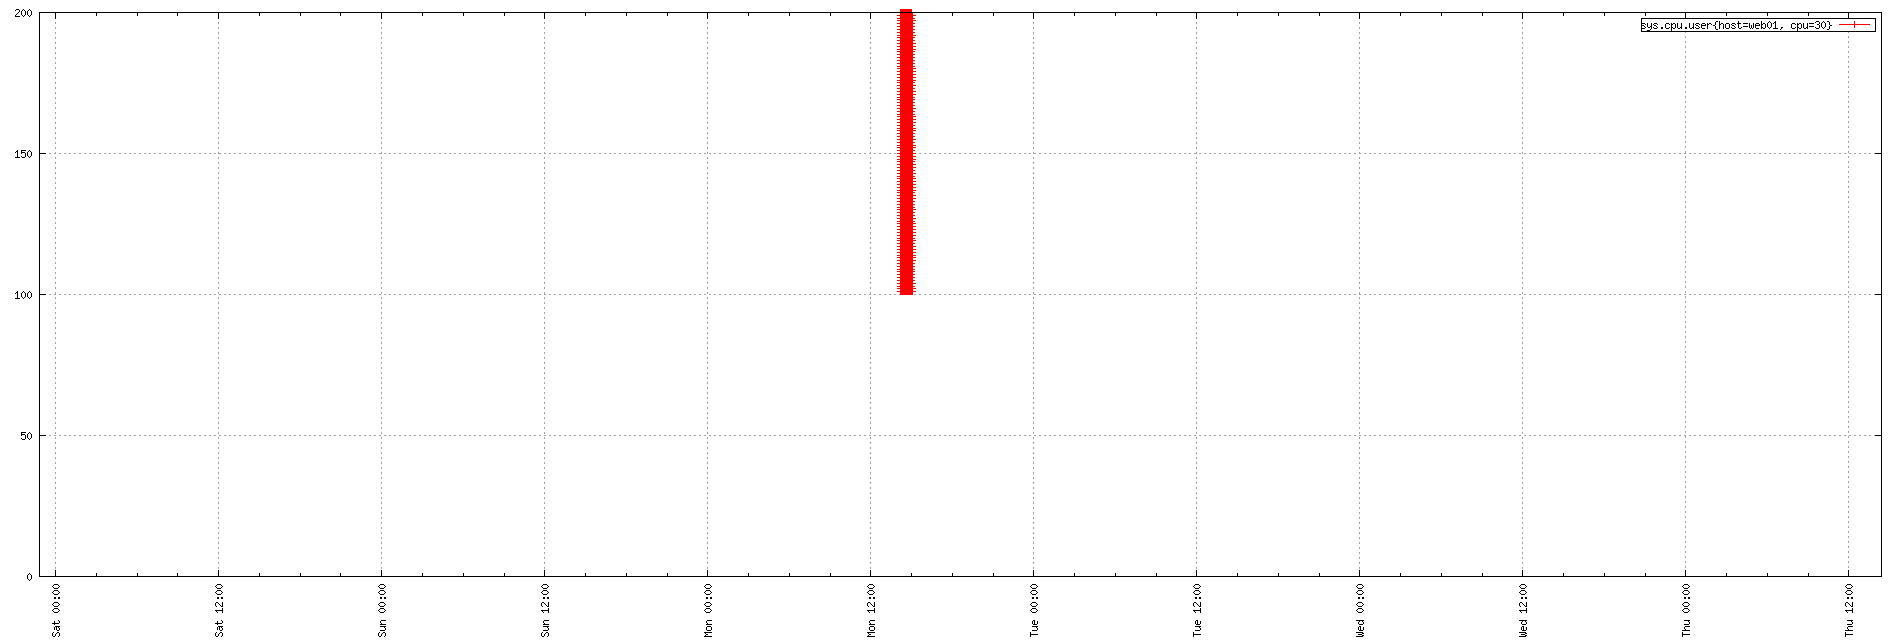

This figure's gnuplot source:
set term png small size 1900,644
set xdata time
set timefmt "%s"
if (GPVAL_VERSION < 4.6) set xtics rotate; else set xtics rotate right
set output "${TMPDIR-'tmp'}/tsd/8e633198.png"
set xrange ["1673650109":"1674138231"]
set format x "%a %H:%M"
set grid
set style data linespoint
set key right box
set yrange [0:]
plot  "${TMPDIR-'tmp'}/tsd/8e633198_0.dat" using 1:2 title "sys.cpu.user{host=web01, cpu=30}"
